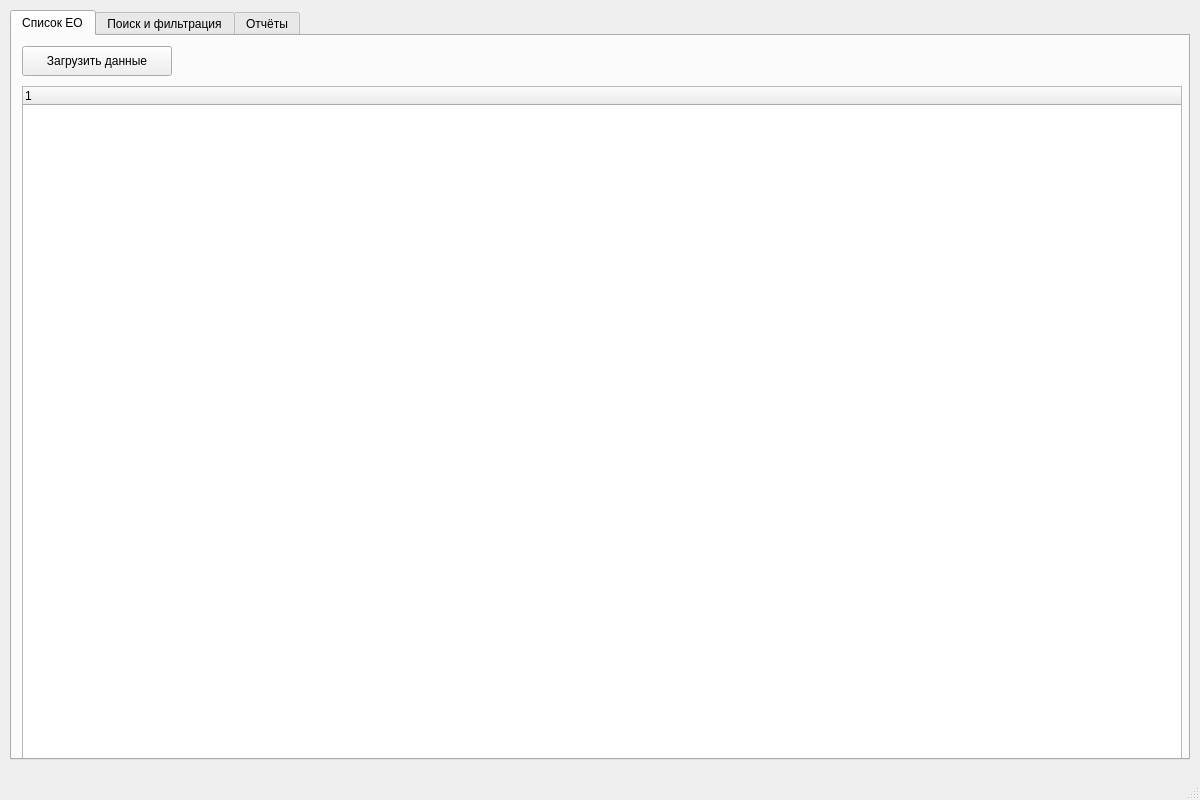
<?xml version="1.0" encoding="UTF-8"?>
<ui version="4.0">
 <class>MainWindow</class>
 <widget class="QMainWindow" name="MainWindow">
  <property name="geometry">
   <rect>
    <x>0</x>
    <y>0</y>
    <width>1200</width>
    <height>800</height>
   </rect>
  </property>
  <property name="windowTitle">
   <string>Управление паллетами и EO</string>
  </property>
  <widget class="QWidget" name="centralwidget">
   <widget class="QTabWidget" name="tabWidget">
    <property name="geometry">
     <rect>
      <x>10</x>
      <y>10</y>
      <width>1180</width>
      <height>750</height>
     </rect>
    </property>
    <property name="tabPosition">
     <enum>QTabWidget.North</enum>
    </property>
    <property name="tabShape">
     <enum>QTabWidget.Rounded</enum>
    </property>
    <widget class="QWidget" name="tabEO">
     <attribute name="title">
      <string>Список EO</string>
     </attribute>
     <widget class="QTreeWidget" name="treeWidgetEO">
      <property name="geometry">
       <rect>
        <x>10</x>
        <y>50</y>
        <width>1160</width>
        <height>680</height>
       </rect>
      </property>
      <property name="headerLabels">
       <stringlist>
        <string>EO / Паллет</string>
        <string>Количество записей</string>
       </stringlist>
      </property>
     </widget>
     <widget class="QPushButton" name="btnLoadData">
      <property name="geometry">
       <rect>
        <x>10</x>
        <y>10</y>
        <width>150</width>
        <height>30</height>
       </rect>
      </property>
      <property name="text">
       <string>Загрузить данные</string>
      </property>
     </widget>
    </widget>
    <widget class="QWidget" name="tabSearch">
     <attribute name="title">
      <string>Поиск и фильтрация</string>
     </attribute>
     <widget class="QLineEdit" name="lineEditSearch">
      <property name="geometry">
       <rect>
        <x>10</x>
        <y>10</y>
        <width>1160</width>
        <height>30</height>
       </rect>
      </property>
      <property name="placeholderText">
       <string>Введите текст для поиска...</string>
      </property>
     </widget>
     <widget class="QPushButton" name="btnSearch">
      <property name="geometry">
       <rect>
        <x>10</x>
        <y>50</y>
        <width>150</width>
        <height>40</height>
       </rect>
      </property>
      <property name="text">
       <string>Поиск</string>
      </property>
     </widget>
     <widget class="QTableWidget" name="tableWidgetSearchResults">
      <property name="geometry">
       <rect>
        <x>10</x>
        <y>100</y>
        <width>1160</width>
        <height>610</height>
       </rect>
      </property>
      <property name="columnCount">
       <number>0</number>
      </property>
      <property name="rowCount">
       <number>0</number>
      </property>
     </widget>
    </widget>
    <widget class="QWidget" name="tabReports">
     <attribute name="title">
      <string>Отчёты</string>
     </attribute>
     <widget class="QPushButton" name="btnGenerateReport">
      <property name="geometry">
       <rect>
        <x>10</x>
        <y>10</y>
        <width>200</width>
        <height>40</height>
       </rect>
      </property>
      <property name="text">
       <string>Сгенерировать отчёт</string>
      </property>
     </widget>
     <widget class="QTextEdit" name="textEditReportPreview">
      <property name="geometry">
       <rect>
        <x>10</x>
        <y>60</y>
        <width>1160</width>
        <height>650</height>
       </rect>
      </property>
      <property name="placeholderText">
       <string>Предпросмотр отчёта...</string>
      </property>
     </widget>
    </widget>
   </widget>
  </widget>
  <widget class="QStatusBar" name="statusbar"/>
 </widget>
 <resources/>
 <connections/>
</ui>
